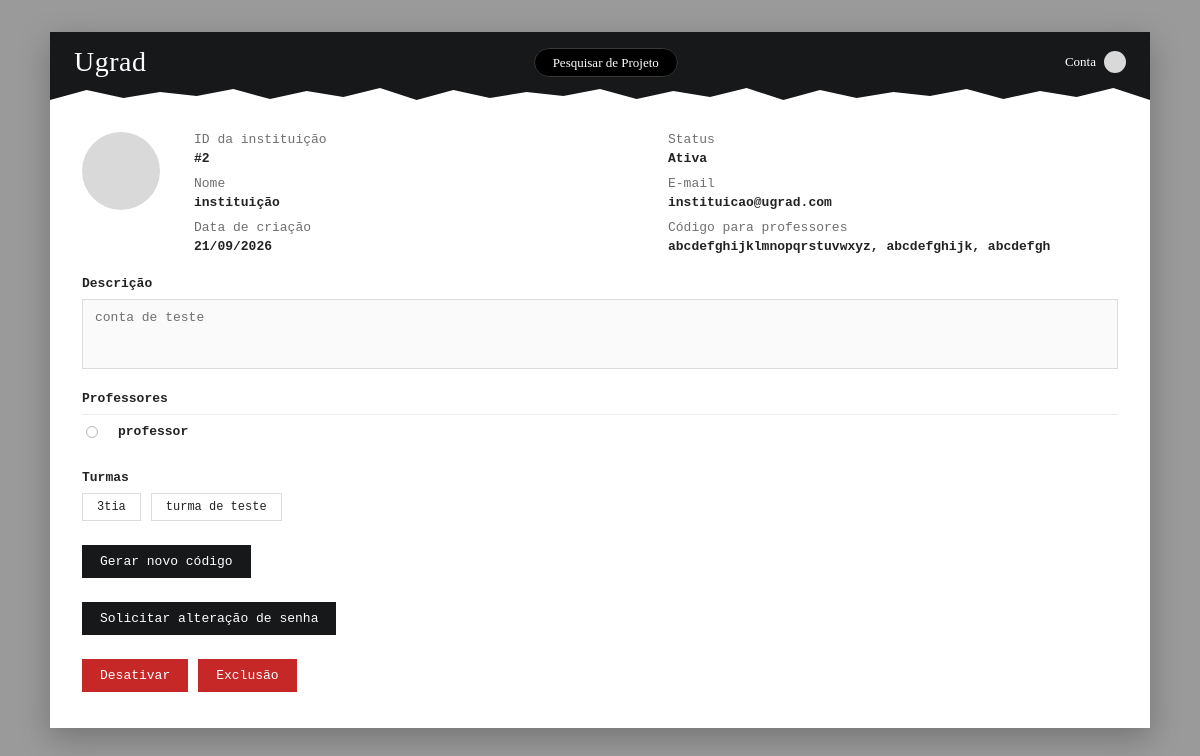
Before: /Admin/instituicao.php?id=2 with the older database file.
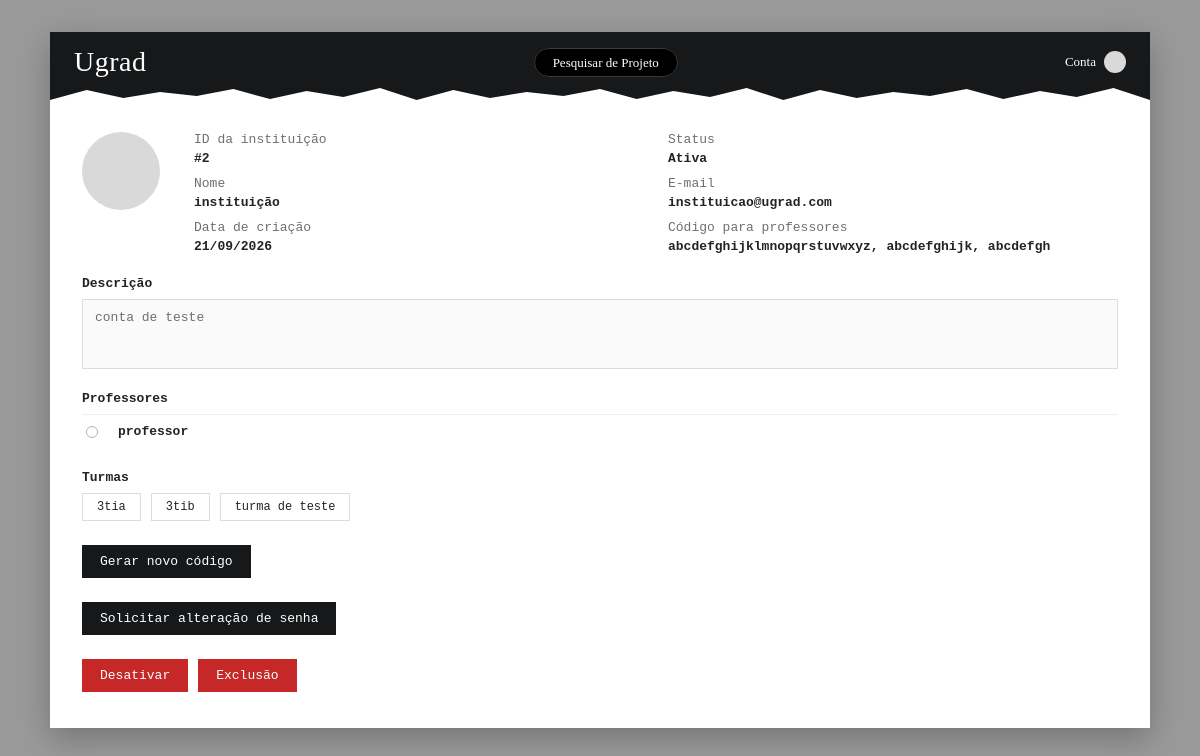
After: the same page with the newer database file.
### tables this page shows
CREATE TABLE usuarios(
  id int PRIMARY KEY AUTO_INCREMENT,
  nome varchar(64),
  email varchar(128) unique NOT NULL,
  senha varchar(128) NOT NULL,
  descricao varchar(1000),
  tipo int NOT NULL,
  ativada boolean DEFAULT TRUE,
  imagem_perfil longblob,
  data_criacao timestamp DEFAULT CURRENT_TIMESTAMP,
  FOREIGN KEY (tipo) REFERENCES tipos_usuario (id)
);

CREATE TABLE turmas(
  id int PRIMARY KEY AUTO_INCREMENT,
  nome varchar(25) NOT NULL,
  id_instituicao int NOT NULL,
  FOREIGN KEY (id_instituicao) REFERENCES usuarios(id)
);

### Admin/includes/data.php (called while the page is built, shortened)
<?php
require_once '../Servidor/config.php';
function formatar_data(?string $timestamp): string {
    $t = strtotime($timestamp);
    return $t ? date('d/m/Y', $t) : '—';
}
function avatar_data_uri(?string $blob): ?string {
    if (!$blob) return null;
    $finfo = new finfo(FILEINFO_MIME_TYPE);
    $mime = $finfo->buffer($blob) ?: 'image/jpeg';
    return 'data:' . $mime . ';base64,' . base64_encode($blob);
}
function find_instituicao(int $id): ?array {
    global $pdo;
    $stmt = $pdo->prepare(
        'SELECT u.id, u.nome, u.email, u.descricao, u.ativada, u.data_criacao, u.imagem_perfil,
            (SELECT GROUP_CONCAT(codigo ORDER BY data_criacao DESC SEPARATOR \', \')
            FROM codigo_instituicao
            WHERE id_instituicao = u.id) AS codigo
        FROM usuarios u
        JOIN tipos_usuario t ON t.id = u.tipo
        WHERE t.nome = \'INSTITUICAO\' AND u.id = ?'
    );
    $stmt->execute([$id]);
    $row = $stmt->fetch();
    return $row ?: null;
}
function professores_da_instituicao(int $instituicaoId): array {
    global $pdo;
    $stmt = $pdo->prepare(
        'SELECT u.id, u.nome, u.email
        FROM usuarios u
        JOIN tipos_usuario t ON t.id = u.tipo
        JOIN extra_usuarios ex ON ex.id_usuario = u.id
        WHERE t.nome = \'PROFESSOR\' AND ex.id_instituicao = ?
        ORDER BY u.nome'
    );
    $stmt->execute([$instituicaoId]);
    return $stmt->fetchAll();
}
function turmas_da_instituicao(int $instituicaoId): array {
    global $pdo;
    $stmt = $pdo->prepare('SELECT id, nome FROM turmas WHERE id_instituicao = ? ORDER BY nome');
    $stmt->execute([$instituicaoId]);
    return $stmt->fetchAll();
}

### Admin/includes/instituicao_detail.php (the view, shortened to what this page needs)
<?php
$foto = avatar_data_uri($instituicao['imagem_perfil'] ?? null);
?>
<div class="detail-panel-inner">
  <div class="detail-grid">
    <?php if ($foto): ?>
      <img class="detail-avatar" src="<?= $foto ?>" alt="Logo de <?= htmlspecialchars($instituicao['nome']) ?>">
    <?php else: ?>
      <div class="detail-avatar"></div>
    <?php endif; ?>
    <div class="detail-fields">
      <div><span class="field-label">ID da instituição</span></div>
      <div><span class="field-label">Status</span></div>
      <div class="field-value">#<?= $instituicao['id'] ?></div>
      <div class="field-value"><?= $instituicao['ativada'] ? 'Ativa' : 'Desativada' ?></div>
      <div><span class="field-label">Nome</span></div>
      <div><span class="field-label">E-mail</span></div>
      <div class="field-value"><?= htmlspecialchars($instituicao['nome']) ?></div>
      <div class="field-value"><?= htmlspecialchars($instituicao['email']) ?></div>
      <div><span class="field-label">Data de criação</span></div>
      <div><span class="field-label">Código para professores</span></div>
      <div class="field-value"><?= htmlspecialchars(formatar_data($instituicao['data_criacao'])) ?></div>
      <div class="field-value"><?= htmlspecialchars($instituicao['codigo'] ?: '—') ?></div>
    </div>
  </div>
  <div class="block">
    <h2>Descrição</h2>
    <div class="desc-box"><?= htmlspecialchars($instituicao['descricao'] ?: 'Sem descrição.') ?></div>
  </div>
  <div class="block">
    <h2>Professores</h2>
    <?php foreach ($professores as $p): ?>
      <div class="user-row" style="grid-template-columns: 22px 1fr;">
        <span class="radio"></span>
        <a class="user-name detail-trigger" href="usuario.php?id=<?= $p['id'] ?>" data-id="<?= $p['id'] ?>" data-type="usuario"><?= htmlspecialchars($p['nome']) ?></a>
      </div>
    <?php endforeach; ?>
  </div>
  <div class="block">
    <h2>Turmas</h2>
    <div class="chip-row">
      <?php foreach ($turmas as $t): ?>
        <div class="chip"><?= htmlspecialchars($t['nome']) ?></div>
      <?php endforeach; ?>
    </div>
  </div>
  <form method="post" action="instituicao.php?id=<?= $instituicao['id'] ?>" class="actions-row ajax-action-form">
    <button type="submit" class="btn btn-dark">Gerar novo código</button>
  </form>
  <form method="post" action="instituicao.php?id=<?= $instituicao['id'] ?>" class="actions-row ajax-action-form" data-confirm="Enviar link de redefinição de senha?">
    <button type="submit" class="btn btn-dark">Solicitar alteração de senha</button>
  </form>
  <div class="actions-row">
    <?php if ($instituicao['ativada']): ?>
      <form method="post" action="instituicao.php?id=<?= $instituicao['id'] ?>" class="ajax-action-form" data-confirm="Desativar esta instituição?">
        <button type="submit" class="btn btn-danger">Desativar</button>
      </form>
    <?php endif; ?>
    <form method="post" action="instituicao.php?id=<?= $instituicao['id'] ?>" class="ajax-action-form" data-confirm="Tem certeza que deseja excluir esta instituição?">
      <button type="submit" class="btn btn-danger">Exclusão</button>
    </form>
  </div>
</div>

### Admin/includes/header.php (shortened to what this page needs)
<?php
$pageTitle = $pageTitle ?? 'Admin';
?>
<!DOCTYPE html>
<html lang="pt-BR">
<head>
<?php $cssPath = __DIR__ . '/../css/style.css'; $cssVersion = file_exists($cssPath) ? filemtime($cssPath) : time(); ?>
<link rel="stylesheet" href="<?= isset($basePath) ? $basePath : '' ?>css/style.css?v=<?= $cssVersion ?>">
</head>
<body>
<div class="app-shell">
  <header class="topbar">
    <?php if ($pageTitle === 'Dashboard' || $pageTitle = 'Painel de controle - Pesquisa'): ?>
      <a class="logo" href="../index.php">Ugrad</a>
    <?php else: ?>
      <a class="logo" href="index.php">Ugrad</a>
    <?php endif; ?>
    <nav class="topnav">
      <a href="pesquisa.php" class="topnav-pill">Pesquisar de Projeto</a>
    </nav>
    <a class="account" href="#">
      <span>Conta</span>
      <span class="avatar-wrap">
        <span class="avatar-dot" aria-hidden="true"></span>
      </span>
    </a>
  </header>
  <main class="content">

### Admin/instituicao.php (shortened to what this page needs)
<?php
require __DIR__ . '/includes/data.php';
$id = (int)($_GET['id'] ?? 0);
$instituicao = find_instituicao($id);
$professores = professores_da_instituicao($id);
$turmas = turmas_da_instituicao($id);
$pageTitle = 'Painel de controle - Detalhes da instituição';
require __DIR__ . '/includes/header.php';
require __DIR__ . '/includes/instituicao_detail.php';
?>
</main>
</div>
</body>
</html>

### Admin/css/style.css (style rules this page uses)
:root { --black: #17181a; --near-black: #222325; --grey-bg: #9a9a9a; --card-bg: #ffffff; --border: #dcdcdc; --text: #232323; --text-muted: #6f6f6f; --red: #c62828; --red-dark: #a11f1f; --green: #2e7d32; --radius: 0; --font: 'IBM Plex Mono', 'Courier New', monospace; --soft-bg: #fafafa; --avatar-bg: #d9d9d9; --row-selected-bg: #f4f4f4; --fs-2xs: 10px; --fs-xs: 11px; --fs-sm: 12px; --fs-base: 13px; --fs-md: 14px; --fs-lg: 16px; --fs-xl: 18px; --fw-regular: 400; --fw-semibold: 600; }
* { box-sizing: border-box; }
button, input, textarea, select { font-family: inherit; }
body { margin: 0; font-family: var(--font); background: var(--grey-bg); color: var(--text); min-height: 100vh; transition: background-color .15s ease, color .15s ease; }
a { color: inherit; text-decoration: none; }
.app-shell { max-width: 1100px; margin: 32px auto; background: var(--card-bg); border-radius: var(--radius); overflow: hidden; box-shadow: 0 10px 30px rgba(0,0,0,0.25); min-height: 560px; transition: background-color .15s ease; }
.topbar { background: var(--black); color: #fff; display: flex; align-items: center; justify-content: space-between; padding: 14px 24px 26px; font-family: 'Tan Meringue', 'Brush Script MT', 'Segoe Script', cursive; clip-path: polygon( 0% 0%, 100% 0%, 100.0% calc(100% - 4px), 96.67% calc(100% - 16px), 93.33% calc(100% - 7px), 90.0% calc(100% - 13px), 86.67% calc(100% - 5px), 83.33% calc(100% - 15px), 80.0% calc(100% - 8px), 76.67% calc(100% - 12px), 73.33% calc(100% - 6px), 70.0% calc(100% - 14px), 66.67% calc(100% - 4px), 63.33% calc(100% - 16px), 60.0% calc(100% - 7px), 56.67% calc(100% - 13px), 53.33% calc(100% - 5px), 50.0% calc(100% - 15px), 46.67% calc(100% - 8px), 43.33% calc(100% - 12px), 40.0% calc(100% - 6px), 36.67% calc(100% - 14px), 33.33% calc(100% - 4px), 30.0% calc(100% - 16px), 26.67% calc(100% - 7px), 23.33% calc(100% - 13px), 20.0% calc(100% - 5px), 16.67% calc(100% - 15px), 13.33% calc(100% - 8px), 10.0% calc(100% - 12px), 6.67% calc(100% - 6px), 3.33% calc(100% - 14px), 0.0% calc(100% - 4px) ); }
.logo { font-family: 'Tan Meringue', 'Brush Script MT', 'Segoe Script', cursive; font-size: 28px; color: #fff; letter-spacing: 0.5px; }
.topnav-pill { background: #000; color: #fff; padding: 6px 18px; border-radius: 999px; font-size: var(--fs-base); border: 1px solid #3a3a3a; }
.account { display: flex; align-items: center; gap: 8px; font-size: var(--fs-base); color: #fff; }
.avatar-dot { width: 22px; height: 22px; border-radius: 50%; background: var(--avatar-bg); display: inline-block; }
.avatar-wrap { position: relative; display: inline-flex; }
.content { padding: 28px 32px 36px; }
.detail-panel-inner .detail-grid { margin-bottom: 16px; }
.user-row { display: grid; grid-template-columns: 22px 1.4fr 1fr 1fr; align-items: center; gap: 10px; padding: 9px 4px; font-size: var(--fs-base); border-top: 1px solid #eee; }
.user-row .radio { width: 12px; height: 12px; border-radius: 50%; border: 1px solid #b5b5b5; display: inline-block; }
.user-row a.user-name { font-weight: var(--fw-semibold); }
.detail-grid { display: grid; grid-template-columns: 90px 1fr; gap: 22px; margin-bottom: 22px; }
.detail-avatar { width: 78px; height: 78px; border-radius: 50%; background: var(--avatar-bg); }
.detail-fields { display: grid; grid-template-columns: 1fr 1fr; gap: 4px 24px; font-size: var(--fs-base); }
.detail-fields .field-label { color: var(--text-muted); }
.detail-fields .field-value { font-weight: var(--fw-semibold); margin-bottom: 6px; }
.block { margin-bottom: 22px; }
.block h2 { font-size: var(--fs-base); font-weight: var(--fw-semibold); text-transform: none; margin: 0 0 8px; display: flex; align-items: center; gap: 6px; }
.desc-box { border: 1px solid var(--border); border-radius: var(--radius); min-height: 70px; padding: 10px 12px; font-size: var(--fs-base); color: var(--text-muted); background: var(--soft-bg); }
.chip-row { display: flex; gap: 10px; flex-wrap: wrap; }
.chip { border: 1px solid var(--border); border-radius: var(--radius); padding: 6px 14px; font-size: var(--fs-sm); }
.actions-row { display: flex; gap: 10px; flex-wrap: wrap; margin-top: 24px; }
.btn { border: none; border-radius: var(--radius); padding: 9px 18px; font-size: var(--fs-base); cursor: pointer; }
.btn-dark { background: var(--black); color: #fff; }
.btn-danger { background: var(--red); color: #fff; }

Changed rows visible on the page:
now on this page (row edited): turmas: nome "3tib"
